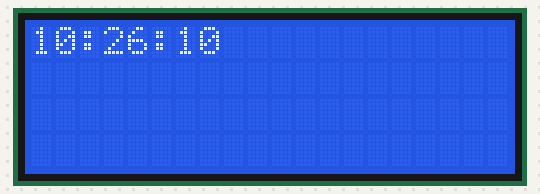
Bench run of a sketch on a simulated Arduino Uno, built with avr-gcc and run on an emulated ATmega328P. On the bench: 20×4 character LCD. The local clock reads 2024-03-15 10:24:30 at power-on unless the sketch sets it; what the sketch prints to the serial monitor is not drawn.

Above: at 0.1 s.
At 4.2 s:
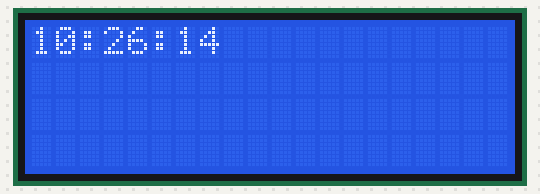
At 11.3 s:
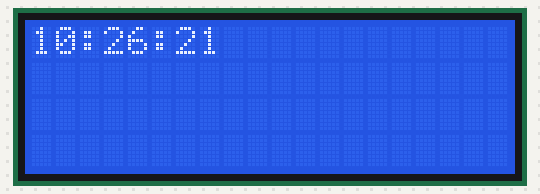
At 19.4 s:
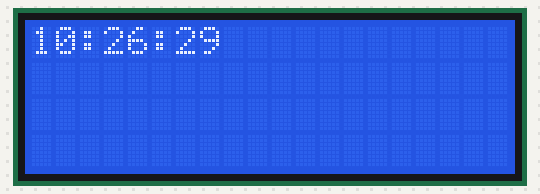
At 28.5 s:
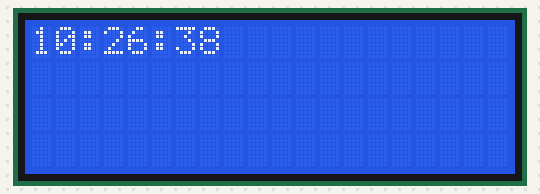
At 38.6 s:
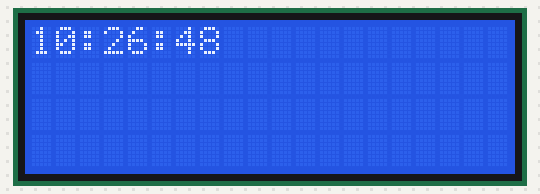

Measured:
- what the display in image 1 shows lasts 1.0 s, from 4.1 s to 5.1 s

The sketch:

Clock.ino
```cpp
#include <Wire.h> //using I2C
#include "RTClib.h" // include the clock libarary
#include <LiquidCrystal_I2C.h> // for the screen

LiquidCrystal_I2C lcd(0x27, 20, 4);
RTC_DS1307 rtc;

void setup () {
  Serial.begin(9600);

  lcd.init(); // Start the LCD
  lcd.backlight(); // Trun the light of the screen

  if (! rtc.begin()) {// Error  handling
    Serial.println("Couldn't find RTC");
    while (1);
  }
  // These two line of code is supposed to run for the first time only to set the time and can be commented
  // until you want to set it up again
  DateTime now = rtc.now(); // Creating object of Date Time
  rtc.adjust(now.unixtime() + 100); // Adjusting time according to OS time and -10 because time was ahead by 10 seconds
}
int buzzer = 4 ;
String HourStr;
String MinStr;
int HourInt = 0;
int MinInt = 0;
int AlarmHr = 4;
int AlarmMin = 5;
void loop () {

  DateTime now = rtc.now(); // Creating object of DateTime

  HourStr = String(now.hour(), DEC); // Getting Hours is save into String
  MinStr = String(now.minute(), DEC);// Getting Hours is save into String

  Serial.print(HourStr);
  Serial.print(":");
  Serial.print(MinStr);
  Serial.println();


  HourInt = HourStr.toInt(); // convert string time into integer
  MinInt = MinStr.toInt();
  if (HourInt == AlarmHr && MinInt == AlarmMin) { // if the time matches the alarm time
    AlarmTone(); // call AlarmTone method

    lcd.clear();// Clear the screen from everything
    lcd.setCursor(0, 0);
    lcd.print(HourStr);
    lcd.print(':');
    lcd.print(MinStr);
    lcd.print(':');
    lcd.print(now.second(), DEC);
  }

  lcd.clear();// Clear the screen from everything
  lcd.setCursor(0, 0);
  lcd.print(HourStr);
  lcd.print(':');
  lcd.print(MinStr);
  lcd.print(':');
  lcd.print(now.second(), DEC);

  delay(1000);

}


void AlarmTone() { //this method will activate the buzzer and play a tone

  tone(buzzer, 1000);
  delay(500);
  tone(buzzer, 1500);
  delay(500);
  tone(buzzer, 2000);
  delay(500);
  noTone(buzzer);
}
```
